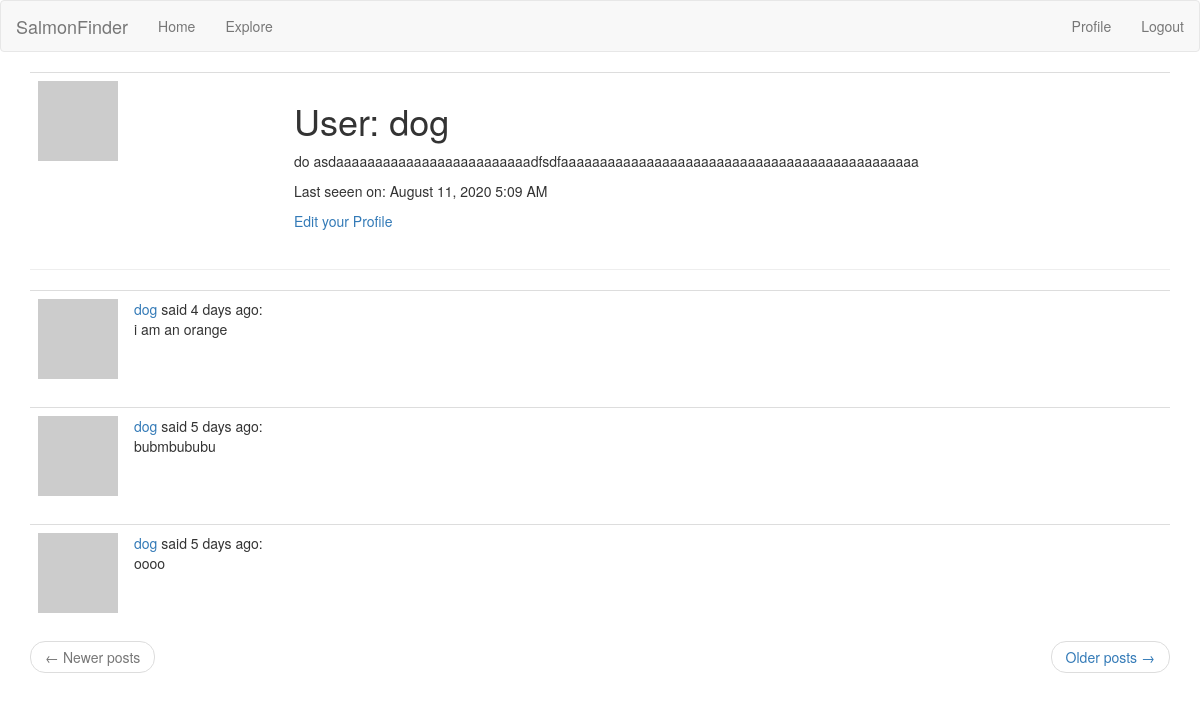
Page /user/dog (signed in) on the earlier database version.
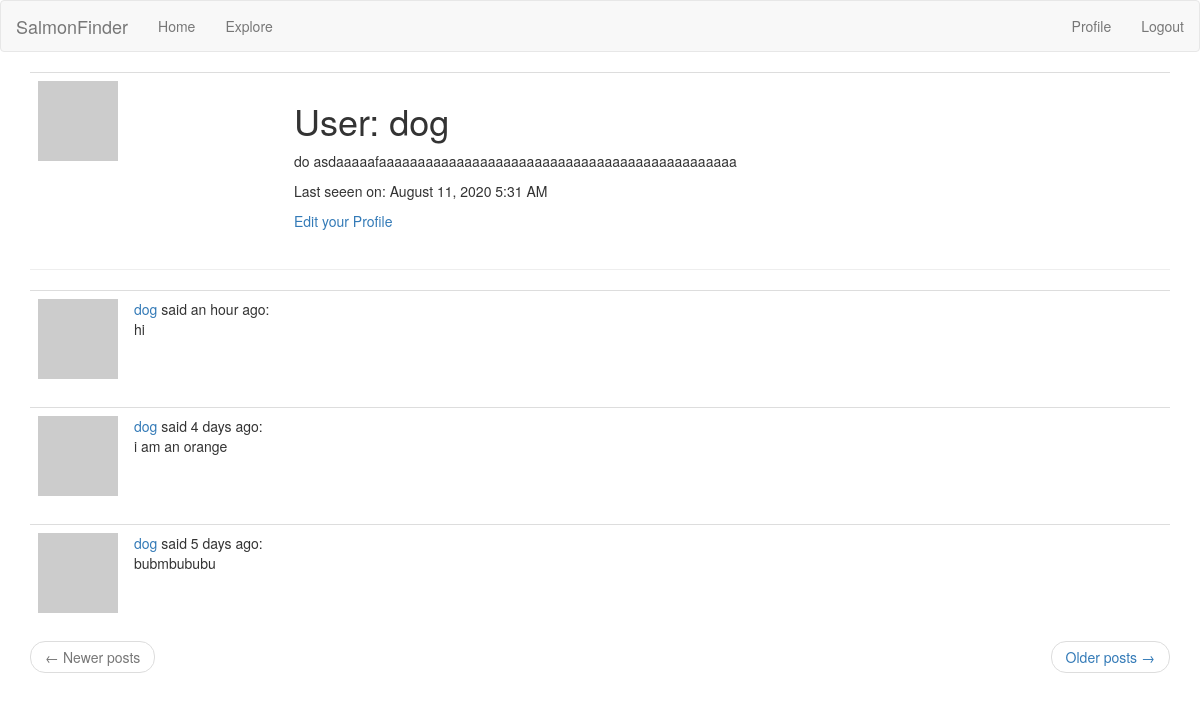
Same page on the later database version.
### app/models.py (models this page shows, shortened)
class User(UserMixin, db.Model):
    id = db.Column(db.Integer, primary_key=True)
    username = db.Column(db.String(64), index=True, unique=True)
    email = db.Column(db.String(120), index=True, unique=True)
    password_hash = db.Column(db.String(128))
    posts = db.relationship('Post', backref = 'author', lazy='dynamic')
    about_me = db.Column(db.String(140))
    last_seen = db.Column(db.DateTime, default=datetime.utcnow)
    followed = db.relationship('User', secondary=followers,
                                       primaryjoin=(followers.c.follower_id == id),
                                       secondaryjoin=(followers.c.followed_id == id),
                                       backref=db.backref('followers', lazy='dynamic'),
                                       lazy='dynamic')
    def avatar(self, size):
        digest = md5(self.email.lower().encode('utf-8')).hexdigest()
        return  'https://www.gravatar.com/avatar/{}?d=identicon&s={}'.format(digest, size)

class Post(db.Model):
    id = db.Column(db.Integer, primary_key=True)
    body = db.Column(db.String(140))
    timestamp = db.Column(db.DateTime, index=True, default=datetime.utcnow)
    user_id = db.Column(db.Integer, db.ForeignKey('user.id'))

### app/routes.py (the view)
@app.route('/user/<username>')
@login_required
def user(username):
    user = User.query.filter_by(username=username).first_or_404()
    page = request.args.get('page', 1, type=int)
    posts = user.posts.order_by(Post.timestamp.desc()).paginate(
        page, app.config['POSTS_PER_PAGE'], False
    )
    next_url = url_for('user', username=user.username, page=posts.next_num) if posts.has_next else None
    prev_url = url_for('user', username=user.username, page=posts.prev_num) if posts.has_prev else None
    form = EmptyForm()
    return render_template('user.html', user=user, posts=posts.items, next_url=next_url, prev_url=prev_url, form=form)

### app/models.py (called while the page is built)
@login.user_loader
def load_user(id):
    return User.query.get(int(id))

### app/routes.py (called while the page is built)
@app.before_request
def before_request():
    if current_user.is_authenticated:
        current_user.last_seen = datetime.utcnow()
        db.session.commit()

### app/templates/user.html (shortened to what this page needs)
{% extends "base.html" %}
{% block app_content %}
    <table class ="table table-hover">
        <tr>
            <td width="256px"><img src="{{ user.avatar(256) }}"></td>
            <td>
                <h1>User: {{ user.username }}</h1>
                {% if user.about_me %} <p>{{ user.about_me }}</p>{% endif %}
                {% if user.last_seen %} <p>Last seeen on: {{ moment(user.last_seen).format('LLL') }}</p>{% endif %}
                {% if user == current_user %}
                <p><a href="{{ url_for('edit_profile') }}">Edit your Profile</a></p>
                {% elif not current_user.is_following(user) %}
                <p>
                    <form action="{{ url_for('follow', username=user.username) }}" method="post">
                        {{ form.hidden_tag() }}
                        {{ form.submit(value='Follow', class_='btn bt-default') }}
                </p>
                {% endif %}
            </td>
        </tr>
    </table>
    <hr>
    {% for post in posts %}
        {% include '_post.html' %}
    {% endfor %}
    <nav aria-label="...">
        <ul class="pager">
            <li class="previous{% if not prev_url %} disabled{% endif %}">
                <a href="{{ prev_url or '#' }}">
                    <span aria-hidden="true">&larr;</span> Newer posts
                </a>
            </li>
            <li class="next{% if not next_url %} disabled{% endif %}">
                <a href="{{ next_url or '#' }}">
                    Older posts <span aria-hidden="true">&rarr;</span>
                </a>
            </li>
        </ul>
    </nav>
{% endblock %}

### app/templates/_post.html
<table class="table table-hover">
    <tr>
        {% if post.author %}
        <td width="70px">
            <a href="{{ url_for('user', username=post.author.username) }}">
                <img src="{{ post.author.avatar(70) }}"/>
            </a>
        </td>
        <td>
            <a href="{{ url_for('user', username=post.author.username) }}">
                {{ post.author.username }}
            </a>
            said {{ moment(post.timestamp).fromNow() }}:
            <br>
            {{ post.body }}
        </td>
        {% endif %}
    </tr>
</table>

Differences in the rows shown:
no longer on this page (row unchanged): Post: author.username "dog", timestamp "5 days ago", body "oooo"
changed User "dog": about_me "do asdaaaaaaaaaaaaaaaaaaaaaaaaadfsdfaaaaaaaaaaaaaaaaaaaaaaaaaaaaaaaaaaaaaaaaaaaaaa" → "do asdaaaaafaaaaaaaaaaaaaaaaaaaaaaaaaaaaaaaaaaaaaaaaaaaaaa"; last_seen "August 11, 2020 5:09 AM" → "August 11, 2020 5:31 AM"
added Post: author.username "dog", timestamp "an hour ago", body "hi"
